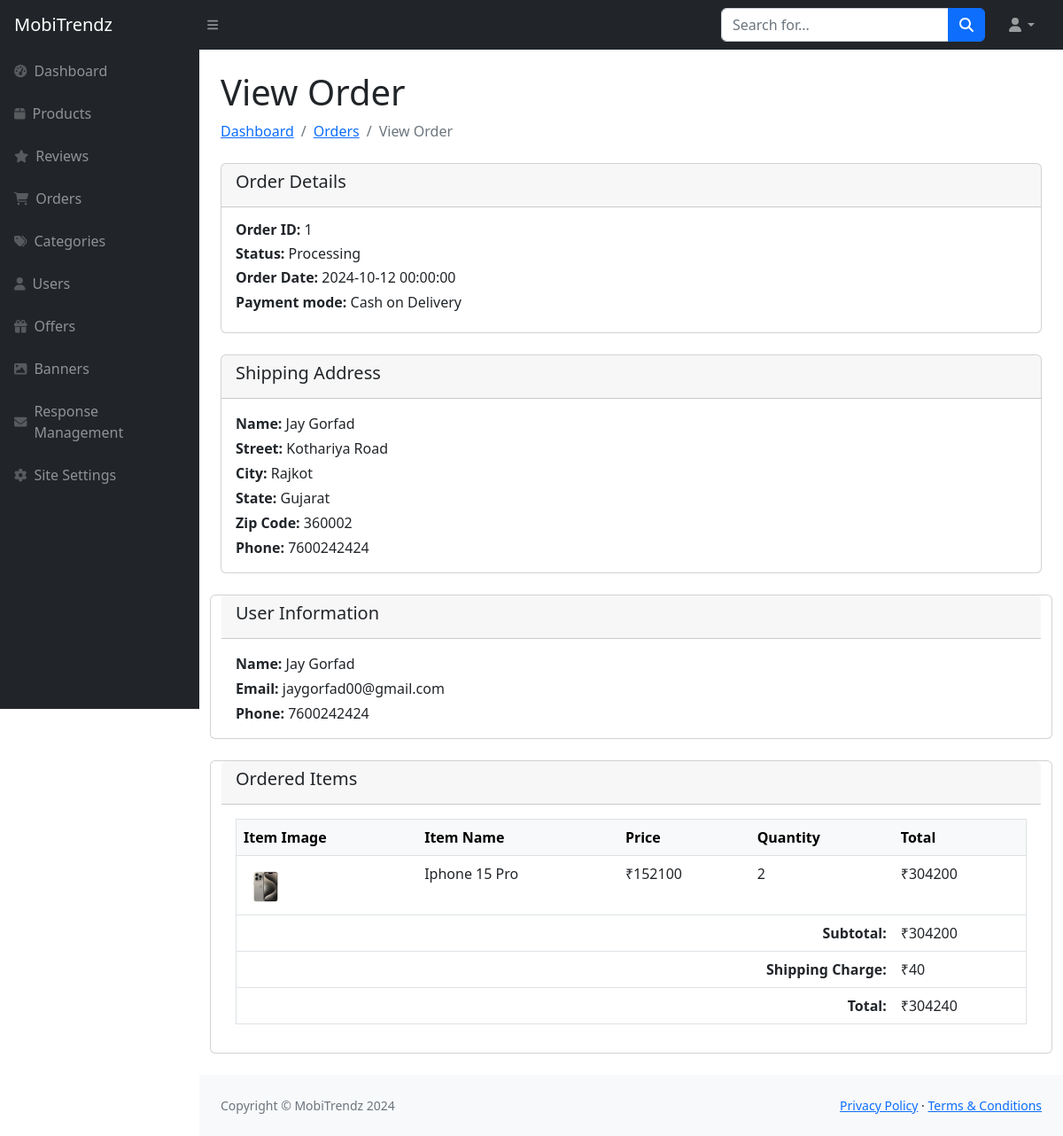
/Admin/view-order.php?order_id=1, run on an earlier commit of the app's database.
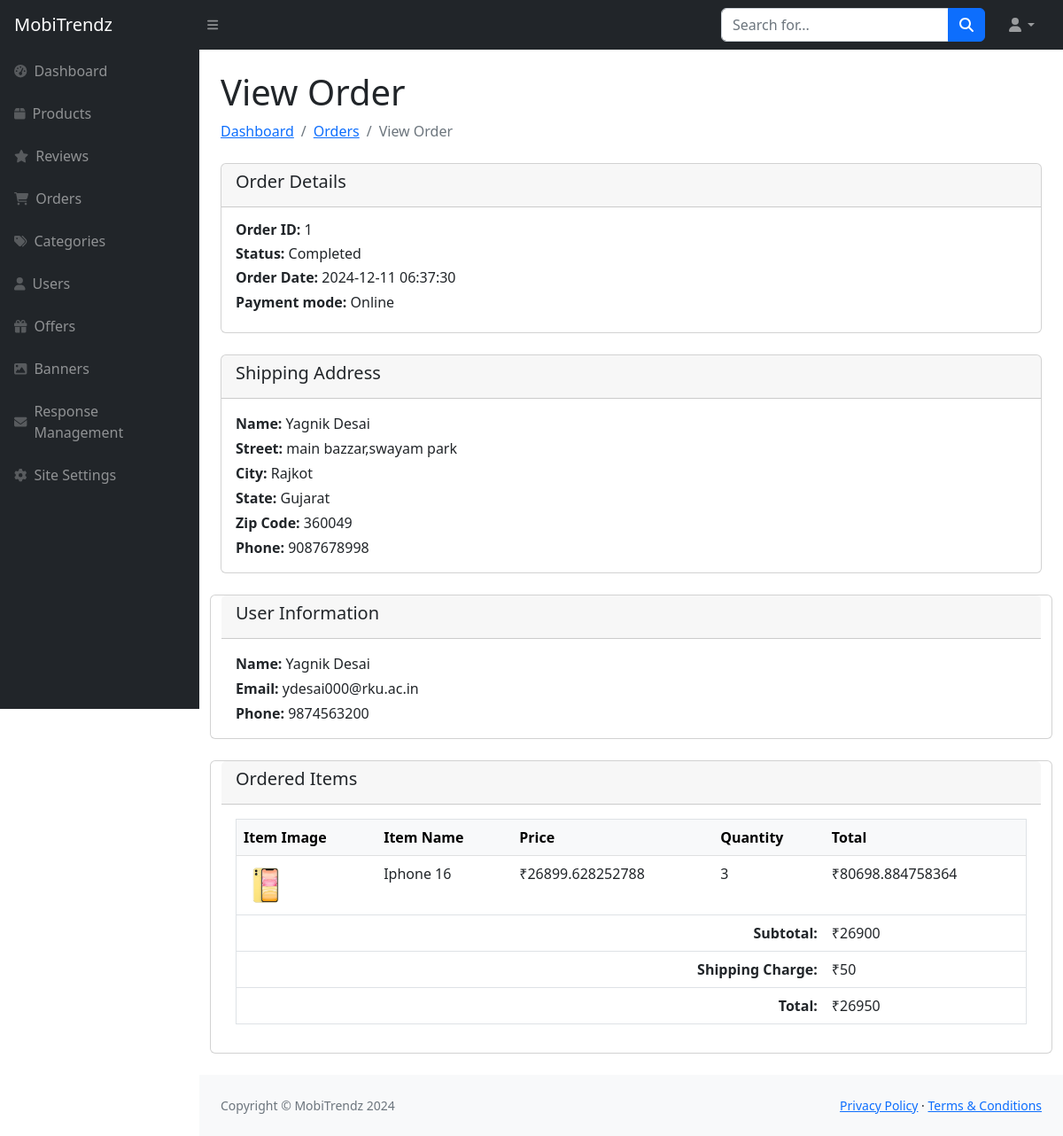
And on a later commit of the database.
### tables this page shows
CREATE TABLE `order_header_tbl` (
  `Order_Id` int(11) NOT NULL,
  `User_Id` int(11) NOT NULL,
  `Order_Date` datetime NOT NULL,
  `Order_Status` varchar(10) NOT NULL,
  `Shipping_Address_Id` int(11) NOT NULL,
  `Shipping_Charge` float NOT NULL DEFAULT 0,
  `Total` double NOT NULL DEFAULT 0,
  `Payment_Mode` varchar(50) DEFAULT 'Cash on Delivery'
);

CREATE TABLE `address_details_tbl` (
  `Address_Id` int(11) NOT NULL,
  `User_Id` int(11) NOT NULL,
  `Full_Name` varchar(100) NOT NULL,
  `Address` varchar(200) NOT NULL,
  `City` varchar(50) NOT NULL,
  `State` varchar(50) NOT NULL,
  `Pincode` int(11) NOT NULL,
  `Phone` varchar(15) NOT NULL
);

CREATE TABLE `user_details_tbl` (
  `User_Id` int(11) NOT NULL,
  `User_Role_Id` int(11) DEFAULT 0,
  `Name` varchar(50) NOT NULL,
  `Password` varchar(20) NOT NULL,
  `Email` varchar(320) NOT NULL,
  `Mobile_No` varchar(20) NOT NULL,
  `Active_Status` tinyint(4) NOT NULL,
  `Profile_Picture` varchar(255) DEFAULT 'default-img.png'
);

CREATE TABLE `order_details_tbl` (
  `Order_Id` int(11) NOT NULL,
  `Product_Id` int(11) NOT NULL,
  `Quantity` int(11) NOT NULL,
  `Price` double NOT NULL,
  `Discount` decimal(10,2) NOT NULL
);

CREATE TABLE `product_details_tbl` (
  `Product_Id` int(11) NOT NULL,
  `Category_Id` int(11) NOT NULL,
  `Product_Name` varchar(100) NOT NULL,
  `Description` text NOT NULL,
  `Product_Image` varchar(255) NOT NULL,
  `Sale_Price` decimal(10,2) NOT NULL,
  `Cost_Price` decimal(10,2) NOT NULL,
  `Discount` tinyint(4) NOT NULL,
  `stock` int(11) NOT NULL DEFAULT 0,
  `Display` varchar(200) NOT NULL,
  `Processor` varchar(200) NOT NULL,
  `RAM` varchar(100) NOT NULL,
  `Storage` varchar(100) NOT NULL,
  `Rear_Camera` varchar(100) NOT NULL,
  `Front_Camera` varchar(100) NOT NULL,
  `Battery` varchar(200) NOT NULL,
  `Operating_System` varchar(200) NOT NULL,
  `Color` varchar(100) NOT NULL,
  `is_active` tinyint(4) NOT NULL DEFAULT 1
);

### Admin/view-order.php (the view, shortened to what the changed rows need)
<?php include("sidebar.php"); ?>
<div id="layoutSidenav_content">
    <main>
        <div class="container-fluid px-4">
            <div class="d-flex justify-content-between align-items-center mt-4 mb-4">
                <div>
                    <h1>View Order</h1>
                </div>
            </div>
            <?php
            $order_id = $_GET['order_id'];
            $order_query = "SELECT oh.Order_Id, oh.Order_Date, oh.Order_Status, oh.Payment_Mode, oh.Shipping_Address_Id, oh.Shipping_Charge, oh.Total,
                            ud.Name, ud.Email, ud.Mobile_No
                            FROM order_header_tbl oh
                            JOIN user_details_tbl ud ON oh.User_Id = ud.User_Id
                            WHERE oh.Order_Id = $order_id";
            $order_result = mysqli_query($con, $order_query);
            $order_data = mysqli_fetch_assoc($order_result);
            $shipping_query = "SELECT * FROM address_details_tbl WHERE Address_Id = " . $order_data['Shipping_Address_Id'];
            $shipping_result = mysqli_query($con, $shipping_query);
            $shipping_data = mysqli_fetch_assoc($shipping_result);
            $items_query = "SELECT od.Product_Id, od.Quantity, od.Price, p.Product_Name, p.Product_Image
                            FROM order_details_tbl od
                            JOIN product_details_tbl p ON od.Product_Id = p.Product_Id
                            WHERE od.Order_Id = $order_id";
            $items_result = mysqli_query($con, $items_query);
            ?>
            <div class="card mb-4">
                <div class="card-body">
                    <h6><strong>Order ID:</strong> <?php echo $order_data['Order_Id']; ?></h6>
                    <h6><strong>Status:</strong> <?php echo $order_data['Order_Status']; ?></h6>
                    <h6><strong>Order Date:</strong> <?php echo $order_data['Order_Date']; ?></h6>
                    <h6><strong>Payment mode:</strong> <?php echo $order_data['Payment_Mode']; ?></h6>
                </div>
            </div>
            <div class="row">
                <div class="col-md-12">
                    <div class="card mb-4">
                        <div class="card-body">
                            <p class="mb-1"><strong>Name:</strong> <?php echo $shipping_data['Full_Name']; ?></p>
                            <p class="mb-1"><strong>Street:</strong> <?php echo $shipping_data['Address']; ?></p>
                            <p class="mb-1"><strong>City:</strong> <?php echo $shipping_data['City']; ?></p>
                            <p class="mb-1"><strong>State:</strong> <?php echo $shipping_data['State']; ?></p>
                            <p class="mb-1"><strong>Zip Code:</strong> <?php echo $shipping_data['Pincode']; ?></p>
                            <p class="mb-0"><strong>Phone:</strong> <?php echo $shipping_data['Phone']; ?></p>
                        </div>
                    </div>
                </div>
            <div class="card mb-4">
                <div class="card-body">
                    <p class="mb-1"><strong>Name:</strong> <?php echo $order_data['Name']?></p>
                    <p class="mb-1"><strong>Email:</strong> <?php echo $order_data['Email']; ?></p>
                    <p class="mb-0"><strong>Phone:</strong> <?php echo $order_data['Mobile_No']; ?></p>
                </div>
            </div>
            <div class="card mb-4">
                <div class="card-body">
                    <table class="table border">
                        <thead class="table-light">
                            <tr>
                                <th>Item Image</th>
                                <th>Item Name</th>
                                <th>Price</th>
                                <th>Quantity</th>
                                <th>Total</th>
                            </tr>
                        </thead>
                        <tbody>
                            <?php while ($item = mysqli_fetch_assoc($items_result)) { ?>
                                <tr>
                                    <td><img src="../img/items/products/<?php echo $item['Product_Image']; ?>" alt="Item Image" width="50"></td>
                                    <td><?php echo $item['Product_Name']; ?></td>
                                    <td>₹<?php echo $item['Price']; ?></td>
                                    <td><?php echo $item['Quantity']; ?></td>
                                    <td>₹<?php echo $item['Price'] * $item['Quantity']; ?></td>
                                </tr>
                            <?php } ?>
                        </tbody>
                        <tfoot>
                            <tr>
                                <th colspan="4" class="text-end">Subtotal:</th>
                                <td>₹<?php echo $order_data['Total'] - $order_data['Shipping_Charge']; ?></td>
                            </tr>
                            <tr>
                                <th colspan="4" class="text-end">Shipping Charge:</th>
                                <td>₹<?php echo $order_data['Shipping_Charge']; ?></td>
                            </tr>
                            <tr>
                                <th colspan="4" class="text-end">Total:</th>
                                <td>₹<?php echo $order_data['Total']; ?></td>
                            </tr>
                        </tfoot>
                    </table>
                </div>
            </div>
        </div>
    </main>
<?php include("footer.php"); ?>

What changed in the data, as far as the page shows it:
removed address_details_tbl: Full_Name "Jay Gorfad", Address "Kothariya Road", City "Rajkot", State "Gujarat", Pincode "360002", Phone "7600242424"
removed order_details_tbl: Product_Id.Product_Image (picture), Product_Id.Product_Name "Iphone 15 Pro", Price "152100", Quantity "2", $item['Price'] * $item['Quantity'] "304200"
changed order_header_tbl id 1: Order_Status "Processing" → "Completed"; Order_Date "2024-10-12 00:00:00" → "2024-12-11 06:37:30"; Payment_Mode "Cash on Delivery" → "Online"; User_Id.Name "Jay Gorfad" → "Yagnik Desai"; User_Id.Email "jaygorfad00@gmail.com" → "ydesai000@rku.ac.in"; User_Id.Mobile_No "7600242424" → "9874563200"; $order_data['Total'] - $order_data['Shipping_Charge'] "304200" → "26900"; Shipping_Charge "40" → "50"; Total "304240" → "26950"
now on this page (row edited): address_details_tbl: Full_Name "Yagnik Desai", Address "main bazzar,swayam park", City "Rajkot", State "Gujarat", Pincode "360049", Phone "9087678998"
added order_details_tbl: Product_Id.Product_Image (picture), Product_Id.Product_Name "Iphone 16", Price "26899.628252788", Quantity "3", $item['Price'] * $item['Quantity'] "80698.884758364"
